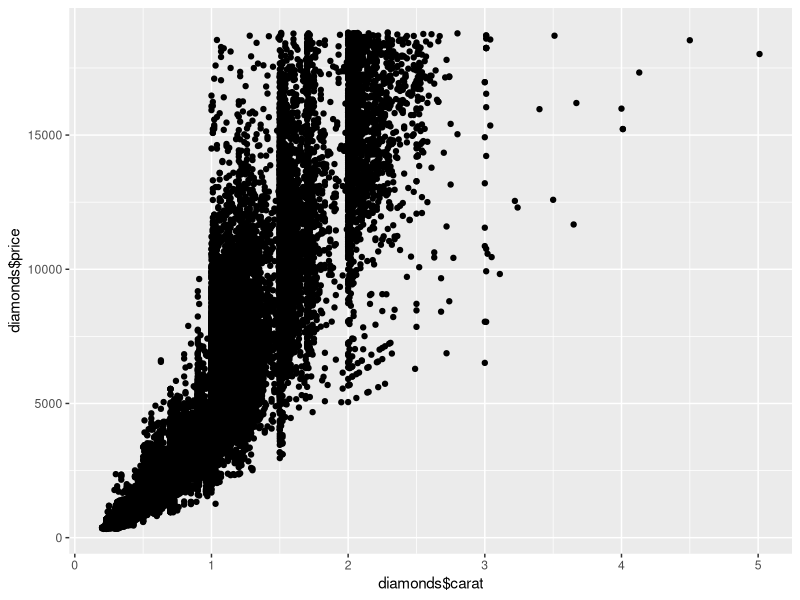
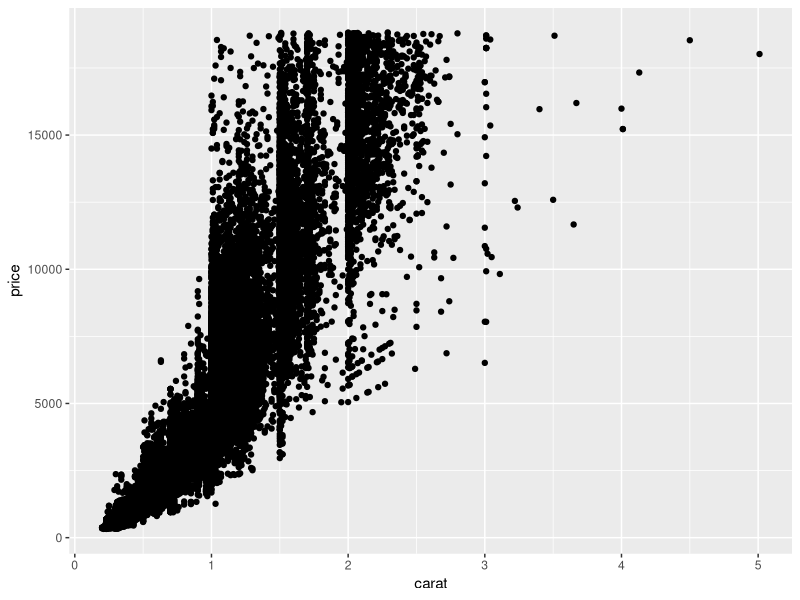
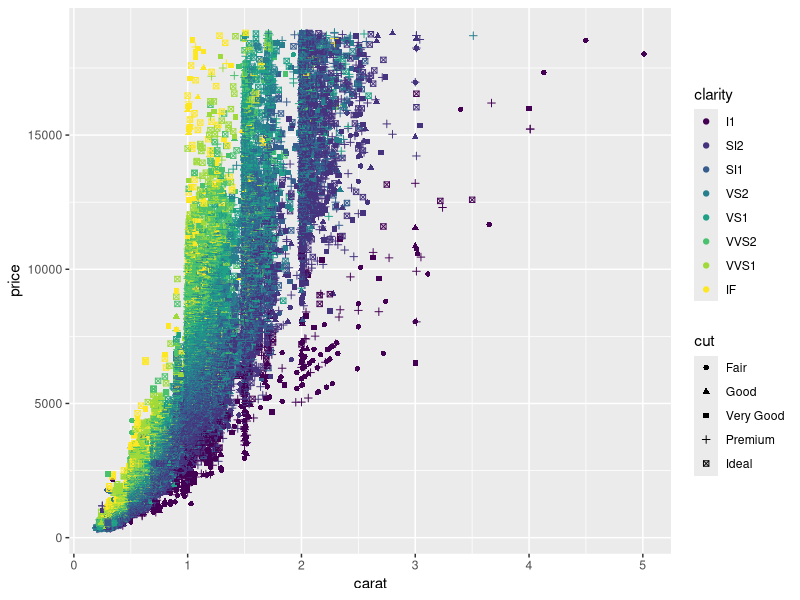
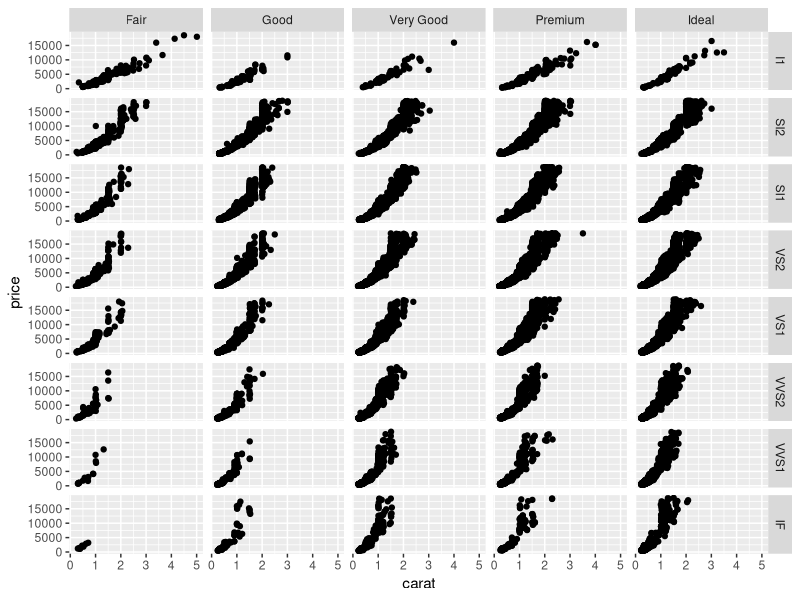
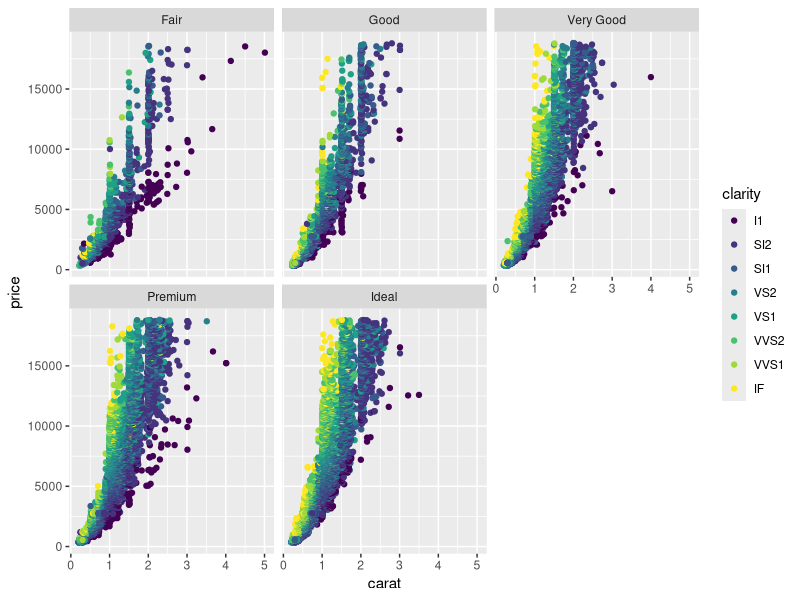
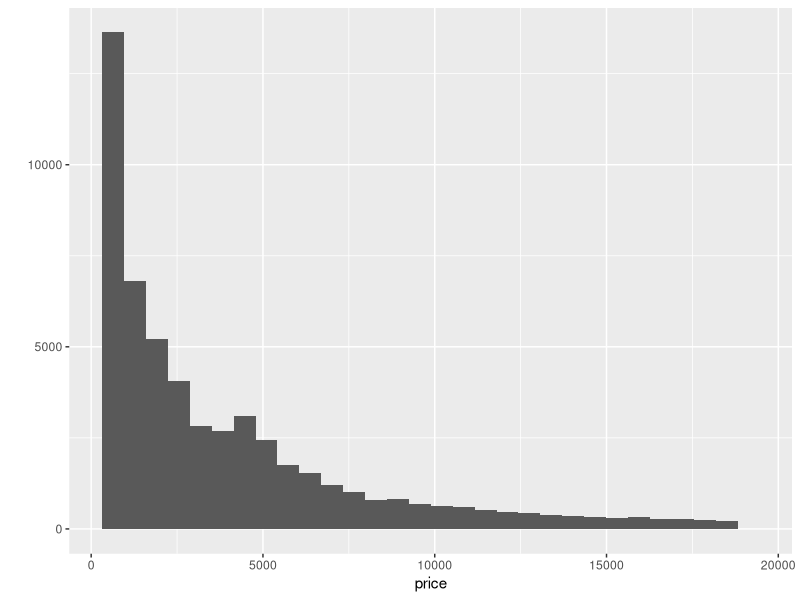
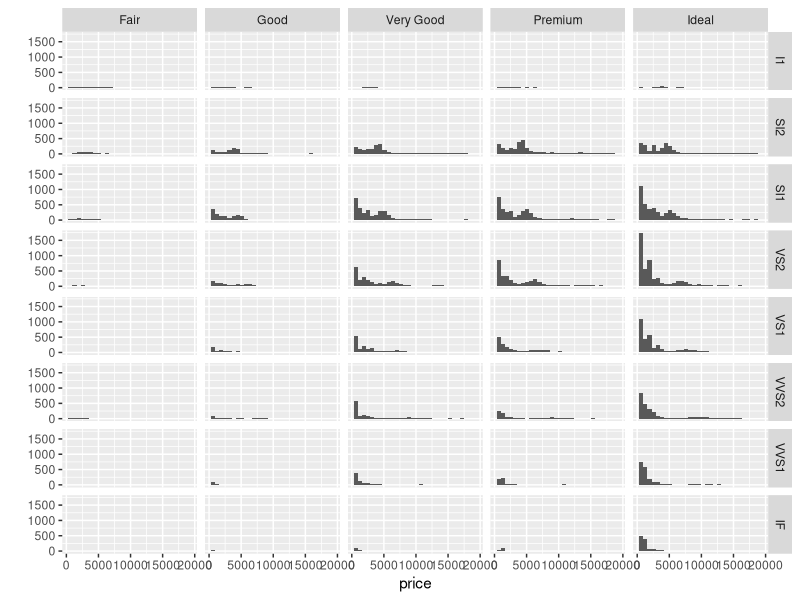
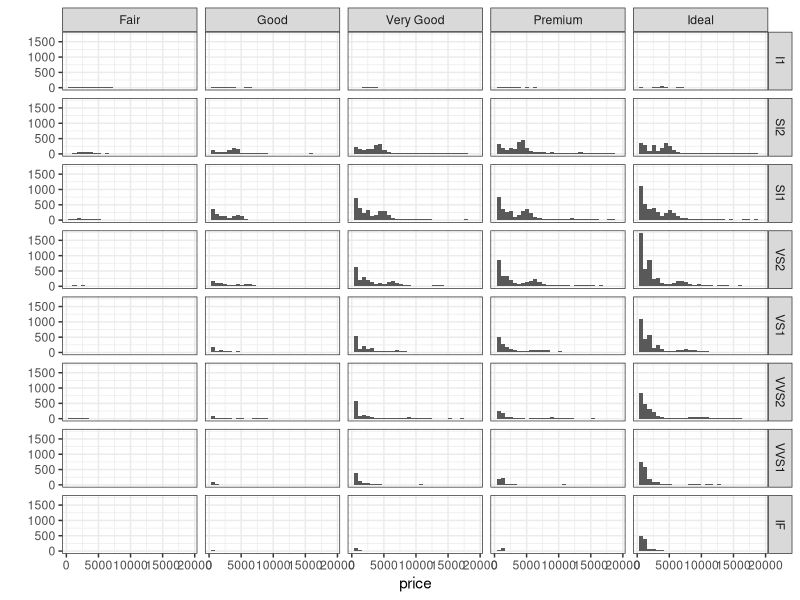

R code for these plots, in order:
## ---- chunk 1
library(ggplot2)
setwd("~/Repos/psych254/analyses/")
## ---- chunk 2
head(diamonds)
qplot(diamonds$carat, diamonds$price)
## ---- chunk 3
qplot(carat, price, data = diamonds)
## ---- chunk 4
qplot(carat, price, col=clarity, shape=cut, data = diamonds)
## ---- chunk 5
qplot(carat, price, facets = clarity ~ cut, data = diamonds)
## ---- chunk 6
qplot(carat, price, col = clarity, facets = ~ cut, data = diamonds)
## ---- chunk 7
qplot(price, geom="histogram", data = diamonds)
## ---- chunk 8
qplot(price, geom="histogram", facets =clarity ~ cut , data = diamonds)
## ---- chunk 9
qplot(price, geom="histogram", facets =clarity ~ cut , data = diamonds) + theme_bw()
## ---- chunk 10
d <- ggplot(diamonds, aes(x=carat, y=price)) # first you set the aesthetic and dataset
d + geom_point() # then you add geoms
d + geom_point(aes(colour = carat)) # and you can keep doing this to add layers to the plot
## ---- chunk 11
d <- (ggplot(diamonds, aes(x = carat, y=price))
      + geom_point(aes(colour = carat)))
d
## ---- chunk 12
d <- (ggplot(diamonds, aes(x = price))
      + geom_histogram())
d
## ---- chunk 13
library(tidyr)
library(dplyr)

sem <- function(x) {sd(x, na.rm = T) / sqrt(length(x))}
ci95 <- function(x) {sem(x) * 1.96}
## ---- chunk 14
subinfo <- read.csv("../data/sklar_expt6_subinfo_corrected.csv")
d.a <- read.csv("../data/sklar_expt6a_corrected.csv")
d.b <- read.csv("../data/sklar_expt6b_corrected.csv")
## ---- chunk 15
d.a.long = gather(d.a, subid, RT, starts_with("X")) %>% 
  mutate(subid = as.numeric(substr(subid, 2,3))) 
d.b.long = gather(d.b, subid, RT, starts_with("X")) %>% 
  mutate(subid = as.numeric(substr(subid, 2,3)))
## ---- chunk 16
d.data <- bind_rows(d.a.long, d.b.long)
cat(length(d.a.long$subid), length(d.b.long$subid), length(d.data$subid))
## ---- chunk 17
d <- right_join(d.data, subinfo, by = c('subid'))
## ---- chunk 18
d$presentation.time <- factor(d$presentation.time)
levels(d$operand) <- c("addition","subtraction")
## ---- chunk 19
library(ggplot2)
qplot(RT, data = d)
## ---- chunk 20
qplot(RT, subid, geom = 'point', data = d)
## ---- chunk 21
unique_RTs = sort(unique(subset(d, RT <= 1000 & RT >= 500)$RT))
qplot(1:length(unique_RTs), unique_RTs)
cat("sample rate is approximately", (length(unique_RTs)/3)*2, "samples per second")
## ---- chunk 22
qplot(objective.test, subjective.test,  data = d)
log_fit = glm(subjective.test ~ objective.test, family = binomial, data = d)
summary(log_fit)
xr = seq(.3, 1, .05)    # possible values of Responsible
yc = predict(log_fit, data.frame(objective.test = xr), type = 'response')
logit.data <- data.frame(xr,yc)
ggplot(d, aes(x=objective.test, y=subjective.test)) +
    geom_rect(xmin = -0.1, ymin = -0.1, xmax = .6, ymax = .1, fill = 'red') +
  geom_point() +
  geom_line(data = logit.data, aes(x = xr, y = yc)) 
## ---- chunk 23
ds <- d %>% 
  filter(subjective.test == 0 & objective.test < .6)
cat("excluded", length(unique(d$subid)) - length(unique(ds$subid)), "out of ",
    length(unique(d$subid)))
## ---- chunk 24
RT_congruent <- ds %>% 
  filter(congruent == "yes") %>% 
  group_by(subid, operand, presentation.time) %>% 
  summarise(congruent_mean = mean(RT, na.rm = T))
RT_incongruent <- ds %>% 
  filter(congruent == "no") %>%
  group_by(subid, operand, presentation.time) %>% 
  summarise(incongruent_mean = mean(RT, na.rm = T))
RT_sum <- right_join(RT_congruent, RT_incongruent) %>%
  mutate(diff_mean = incongruent_mean - congruent_mean) %>%
  group_by(presentation.time, operand) %>%
  mutate(error = sem(diff_mean)) %>%
  select(subid, presentation.time, operand, error, diff_mean) %>%
  summarize(error = mean(error), 
            overall_mean = mean(diff_mean, na.rm = T))
head(RT_sum)
## ---- chunk 25
d <- (ggplot(RT_sum, aes(x = operand, y = overall_mean, 
                         fill = presentation.time))
      + geom_bar(stat = "identity", position = "dodge")
      + geom_errorbar(aes(ymax = overall_mean + error, 
                          ymin=overall_mean - error),
                      position = position_dodge(width=0.9),
                      width = 0.25)
      + ylab("Facilitation (ms)")
      + scale_fill_discrete(name="Presentation Duration"))
d
## ---- chunk 26
RT_sum2 <- right_join(RT_congruent, RT_incongruent) %>%
  mutate(diff_mean = incongruent_mean - congruent_mean) %>%
  group_by(subid) %>%
  summarize(overall_mean = mean(diff_mean, na.rm = T)) %>%
  mutate(error = sem(overall_mean)) 

pop_mean = mean(RT_sum2$overall_mean)
error = mean(RT_sum2$error)
d <- (ggplot(RT_sum2, aes(x = overall_mean))
      + geom_rect(aes(xmin=pop_mean - 2*error, 
                xmax=pop_mean + 2*error, 
                ymin=0, ymax=Inf), 
            fill = 'red', alpha = 0.1)
      + geom_histogram()
      + geom_vline(xintercept = pop_mean)
)
d
## ---- chunk 27
t.test(RT_sum2$overall_mean)
